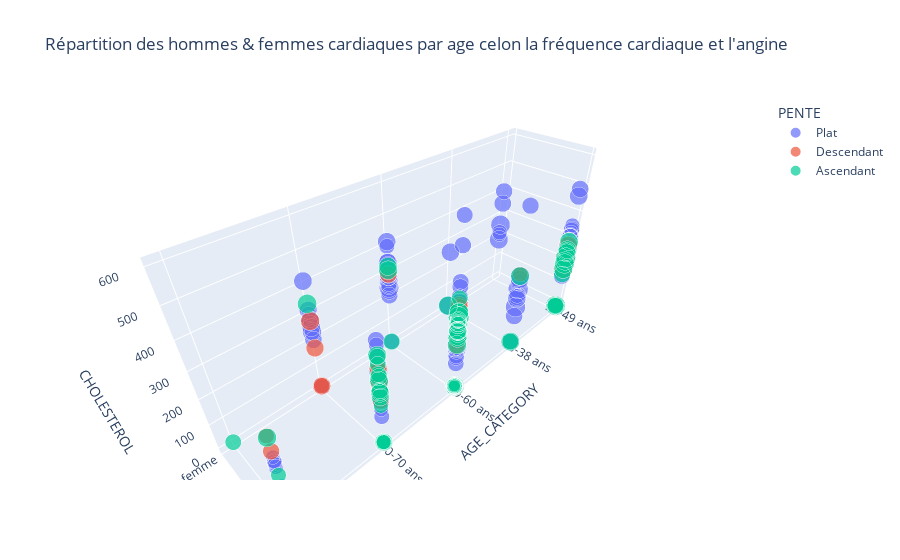

Here is the notebook cell this chart was saved with:
### Code cell
mc_malade = mc[mc.COEUR ==1]
fig = px.scatter_3d(mc_malade, x='AGE_CATEGORY', 
                    y='SEXE',
                    size='FCMAX', 
                    z = 'CHOLESTEROL',
                    color='PENTE',
                   title="Répartition des hommes & femmes cardiaques par age celon la fréquence cardiaque et l'angine")

fig.show()

### Figure 1 — Plotly figure (JSON) as saved in the notebook; plotly's stock layout.template omitted (floating-point values rounded to 4 significant figures; data arrays with more than 128 entries replaced by an {"elided": "..."} marker saying what was removed)
{"data": [{"hovertemplate": "PENTE=Plat<br>AGE_CATEGORY=%{x}<br>SEXE=%{y}<br>CHOLESTEROL=%{z}<br>FCMAX=%{marker.size}<extra></extra>", "legendgroup": "Plat", "marker": {"color": "#636efa", "size": {"elided": "381 int values"}, "sizemode": "area", "sizeref": 0.4875, "symbol": "circle"}, "mode": "markers", "name": "Plat", "scene": "scene", "showlegend": true, "type": "scatter3d", "x": {"elided": "381 str values"}, "y": {"elided": "381 str values"}, "z": {"elided": "381 int values"}}, {"hovertemplate": "PENTE=Descendant<br>AGE_CATEGORY=%{x}<br>SEXE=%{y}<br>CHOLESTEROL=%{z}<br>FCMAX=%{marker.size}<extra></extra>", "legendgroup": "Descendant", "marker": {"color": "#EF553B", "size": [150, 123, 182, 128, 128, 130, 145, 122, 114, 100, 105, 140, 84, 110, 117, 128, 108, 118, 106, 148, 140, 112, 150, 110, 135, 135, 130, 120, 129, 100, 102, 105, 119, 119, 150, 127, 112, 155, 140, 133, 103, 96, 111, 125, 145, 160, 168, 140, 144], "sizemode": "area", "sizeref": 0.4875, "symbol": "circle"}, "mode": "markers", "name": "Descendant", "scene": "scene", "showlegend": true, "type": "scatter3d", "x": ["38-49 ans", "60-70 ans", "49-60 ans", "60-70 ans", "38-49 ans", "49-60 ans", "60-70 ans", "38-49 ans", "60-70 ans", "49-60 ans", "60-70 ans", "49-60 ans", "60-70 ans", "49-60 ans", "49-60 ans", "49-60 ans", "60-70 ans", "60-70 ans", "49-60 ans", "60-70 ans", "60-70 ans", "60-70 ans", "60-70 ans", "38-49 ans", "60-70 ans", "49-60 ans", "70-77 ans", "70-77 ans", "60-70 ans", "60-70 ans", "60-70 ans", "28-38 ans", "49-60 ans", "49-60 ans", "60-70 ans", "49-60 ans", "70-77 ans", "49-60 ans", "49-60 ans", "49-60 ans", "49-60 ans", "60-70 ans", "49-60 ans", "60-70 ans", "60-70 ans", "60-70 ans", "38-49 ans", "49-60 ans", "38-49 ans"], "y": ["homme", "femme", "homme", "homme", "homme", "homme", "femme", "homme", "homme", "homme", "homme", "homme", "homme", "homme", "homme", "homme", "homme", "homme", "homme", "homme", "homme", "homme", "homme", "homme", "homme", "homme", "homme", "homme", "homme", "homme", "homme", "homme", "homme", "homme", "homme", "homme", "homme", "homme", "homme", "femme", "homme", "homme", "homme", "homme", "femme", "femme", "homme", "homme", "homme"], "z": [275, 0, 0, 0, 0, 0, 0, 0, 0, 0, 0, 218, 177, 0, 233, 0, 0, 0, 0, 241, 248, 210, 0, 0, 282, 222, 258, 113, 192, 200, 273, 289, 223, 173, 287, 226, 310, 203, 326, 288, 283, 246, 217, 174, 164, 268, 229, 318, 169]}, {"hovertemplate": "PENTE=Ascendant<br>AGE_CATEGORY=%{x}<br>SEXE=%{y}<br>CHOLESTEROL=%{z}<br>FCMAX=%{marker.size}<extra></extra>", "legendgroup": "Ascendant", "marker": {"color": "#00cc96", "size": [127, 110, 131, 149, 120, 127, 138, 110, 176, 154, 123, 121, 136, 166, 119, 143, 82, 144, 170, 154, 149, 140, 92, 120, 63, 98, 121, 156, 122, 149, 141, 124, 180, 110, 97, 125, 120, 121, 120, 140, 159, 113, 141, 150, 138, 125, 181, 126, 177, 152, 152, 111, 169, 168, 156, 162, 161, 144, 160, 132, 195, 160, 173, 158, 156, 162, 171, 173, 132, 161, 144, 158, 153, 158, 162, 164, 161, 144], "sizemode": "area", "sizeref": 0.4875, "symbol": "circle"}, "mode": "markers", "name": "Ascendant", "scene": "scene", "showlegend": true, "type": "scatter3d", "x": ["28-38 ans", "60-70 ans", "49-60 ans", "38-49 ans", "49-60 ans", "49-60 ans", "49-60 ans", "49-60 ans", "38-49 ans", "28-38 ans", "70-77 ans", "49-60 ans", "60-70 ans", "28-38 ans", "49-60 ans", "49-60 ans", "49-60 ans", "38-49 ans", "49-60 ans", "60-70 ans", "60-70 ans", "38-49 ans", "49-60 ans", "60-70 ans", "49-60 ans", "60-70 ans", "70-77 ans", "49-60 ans", "49-60 ans", "49-60 ans", "49-60 ans", "49-60 ans", "49-60 ans", "70-77 ans", "60-70 ans", "60-70 ans", "38-49 ans", "60-70 ans", "49-60 ans", "60-70 ans", "38-49 ans", "49-60 ans", "49-60 ans", "38-49 ans", "60-70 ans", "49-60 ans", "38-49 ans", "38-49 ans", "38-49 ans", "49-60 ans", "38-49 ans", "49-60 ans", "60-70 ans", "49-60 ans", "49-60 ans", "49-60 ans", "49-60 ans", "38-49 ans", "49-60 ans", "60-70 ans", "49-60 ans", "49-60 ans", "49-60 ans", "38-49 ans", "28-38 ans", "70-77 ans", "49-60 ans", "49-60 ans", "60-70 ans", "49-60 ans", "49-60 ans", "60-70 ans", "38-49 ans", "60-70 ans", "49-60 ans", "49-60 ans", "60-70 ans", "60-70 ans"], "y": ["homme", "homme", "homme", "homme", "homme", "femme", "homme", "homme", "homme", "homme", "homme", "homme", "homme", "femme", "homme", "homme", "homme", "homme", "homme", "homme", "homme", "homme", "homme", "homme", "homme", "homme", "femme", "homme", "homme", "homme", "homme", "homme", "homme", "homme", "homme", "homme", "homme", "homme", "homme", "homme", "homme", "homme", "homme", "homme", "homme", "homme", "homme", "homme", "homme", "femme", "homme", "homme", "femme", "homme", "homme", "homme", "femme", "homme", "homme", "homme", "homme", "homme", "homme", "homme", "homme", "homme", "homme", "homme", "homme", "homme", "homme", "homme", "homme", "homme", "homme", "homme", "homme", "homme"], "z": [0, 0, 0, 0, 0, 0, 0, 0, 0, 0, 0, 0, 0, 0, 0, 0, 0, 0, 0, 0, 0, 0, 0, 0, 0, 0, 0, 0, 0, 228, 0, 0, 0, 171, 153, 270, 0, 305, 349, 261, 208, 256, 261, 256, 207, 273, 223, 149, 197, 319, 243, 270, 330, 212, 234, 177, 305, 249, 230, 212, 283, 230, 224, 172, 282, 304, 300, 299, 330, 255, 253, 248, 290, 335, 204, 232, 203, 187]}], "layout": {"legend": {"itemsizing": "constant", "title": {"text": "PENTE"}, "tracegroupgap": 0}, "scene": {"domain": {"x": [0, 1], "y": [0, 1]}, "xaxis": {"title": {"text": "AGE_CATEGORY"}}, "yaxis": {"title": {"text": "SEXE"}}, "zaxis": {"title": {"text": "CHOLESTEROL"}}}, "title": {"text": "Répartition des hommes & femmes cardiaques par age celon la fréquence cardiaque et l'angine"}}}
